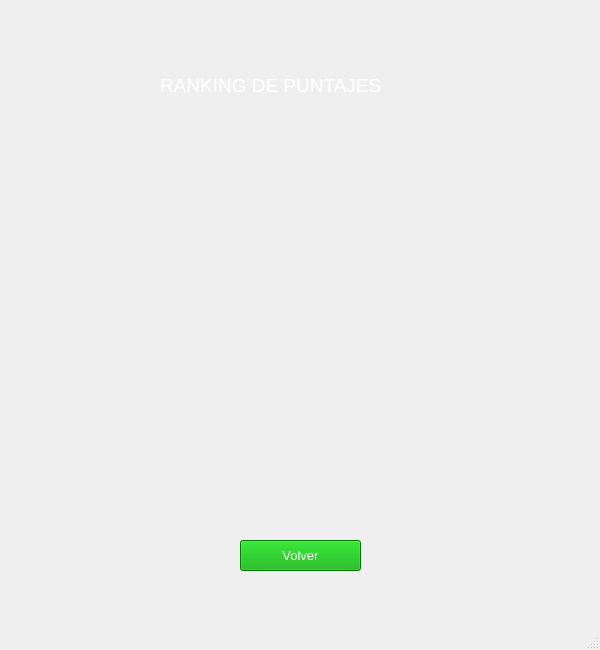
<?xml version="1.0" encoding="UTF-8"?>
<ui version="4.0">
 <class>VentanaRanking</class>
 <widget class="QMainWindow" name="VentanaRanking">
  <property name="geometry">
   <rect>
    <x>0</x>
    <y>0</y>
    <width>600</width>
    <height>650</height>
   </rect>
  </property>
  <property name="minimumSize">
   <size>
    <width>600</width>
    <height>650</height>
   </size>
  </property>
  <property name="maximumSize">
   <size>
    <width>600</width>
    <height>650</height>
   </size>
  </property>
  <property name="windowTitle">
   <string>MainWindow</string>
  </property>
  <widget class="QWidget" name="centralwidget">
   <widget class="QLabel" name="imagen_fondo">
    <property name="geometry">
     <rect>
      <x>0</x>
      <y>0</y>
      <width>600</width>
      <height>650</height>
     </rect>
    </property>
    <property name="autoFillBackground">
     <bool>false</bool>
    </property>
    <property name="text">
     <string/>
    </property>
    <property name="pixmap">
     <pixmap>../sprites/Fondos/fondoMenu.png</pixmap>
    </property>
    <property name="scaledContents">
     <bool>true</bool>
    </property>
    <property name="wordWrap">
     <bool>false</bool>
    </property>
   </widget>
   <widget class="QLabel" name="sol_fondo">
    <property name="geometry">
     <rect>
      <x>30</x>
      <y>40</y>
      <width>91</width>
      <height>81</height>
     </rect>
    </property>
    <property name="text">
     <string/>
    </property>
    <property name="pixmap">
     <pixmap>../sprites/Elementos de juego/sol.png</pixmap>
    </property>
    <property name="scaledContents">
     <bool>true</bool>
    </property>
   </widget>
   <widget class="QLabel" name="titulo_ranking">
    <property name="geometry">
     <rect>
      <x>160</x>
      <y>70</y>
      <width>451</width>
      <height>31</height>
     </rect>
    </property>
    <property name="font">
     <font>
      <family>MS Sans Serif</family>
      <pointsize>14</pointsize>
     </font>
    </property>
    <property name="autoFillBackground">
     <bool>false</bool>
    </property>
    <property name="styleSheet">
     <string notr="true">color: rgb(255, 255, 255);</string>
    </property>
    <property name="text">
     <string>RANKING DE PUNTAJES</string>
    </property>
    <property name="scaledContents">
     <bool>false</bool>
    </property>
   </widget>
   <widget class="QPushButton" name="boton_volver">
    <property name="geometry">
     <rect>
      <x>240</x>
      <y>540</y>
      <width>121</width>
      <height>31</height>
     </rect>
    </property>
    <property name="font">
     <font>
      <pointsize>10</pointsize>
     </font>
    </property>
    <property name="cursor">
     <cursorShape>PointingHandCursor</cursorShape>
    </property>
    <property name="styleSheet">
     <string notr="true">color: rgb(255, 255, 255);
background-color: rgb(0, 170, 0);</string>
    </property>
    <property name="text">
     <string>Volver</string>
    </property>
   </widget>
   <widget class="QLabel" name="nombre_uno">
    <property name="geometry">
     <rect>
      <x>30</x>
      <y>150</y>
      <width>201</width>
      <height>51</height>
     </rect>
    </property>
    <property name="font">
     <font>
      <pointsize>12</pointsize>
      <weight>75</weight>
      <bold>true</bold>
     </font>
    </property>
    <property name="styleSheet">
     <string notr="true">color: rgb(255, 255, 255);</string>
    </property>
    <property name="text">
     <string/>
    </property>
   </widget>
   <widget class="QLabel" name="nombre_dos">
    <property name="geometry">
     <rect>
      <x>30</x>
      <y>210</y>
      <width>201</width>
      <height>51</height>
     </rect>
    </property>
    <property name="font">
     <font>
      <pointsize>12</pointsize>
      <weight>75</weight>
      <bold>true</bold>
     </font>
    </property>
    <property name="styleSheet">
     <string notr="true">color: rgb(255, 255, 255);</string>
    </property>
    <property name="text">
     <string/>
    </property>
   </widget>
   <widget class="QLabel" name="nombre_tres">
    <property name="geometry">
     <rect>
      <x>30</x>
      <y>270</y>
      <width>201</width>
      <height>51</height>
     </rect>
    </property>
    <property name="font">
     <font>
      <pointsize>12</pointsize>
      <weight>75</weight>
      <bold>true</bold>
     </font>
    </property>
    <property name="styleSheet">
     <string notr="true">color: rgb(255, 255, 255);</string>
    </property>
    <property name="text">
     <string/>
    </property>
   </widget>
   <widget class="QLabel" name="nombre_cuatro">
    <property name="geometry">
     <rect>
      <x>30</x>
      <y>340</y>
      <width>201</width>
      <height>51</height>
     </rect>
    </property>
    <property name="font">
     <font>
      <pointsize>12</pointsize>
      <weight>75</weight>
      <bold>true</bold>
     </font>
    </property>
    <property name="styleSheet">
     <string notr="true">color: rgb(255, 255, 255);</string>
    </property>
    <property name="text">
     <string/>
    </property>
   </widget>
   <widget class="QLabel" name="nombre_cinco">
    <property name="geometry">
     <rect>
      <x>30</x>
      <y>400</y>
      <width>201</width>
      <height>51</height>
     </rect>
    </property>
    <property name="font">
     <font>
      <pointsize>12</pointsize>
      <weight>75</weight>
      <bold>true</bold>
     </font>
    </property>
    <property name="styleSheet">
     <string notr="true">color: rgb(255, 255, 255);</string>
    </property>
    <property name="text">
     <string/>
    </property>
   </widget>
   <widget class="QLabel" name="puntaje_dos">
    <property name="geometry">
     <rect>
      <x>330</x>
      <y>210</y>
      <width>201</width>
      <height>51</height>
     </rect>
    </property>
    <property name="font">
     <font>
      <pointsize>12</pointsize>
      <weight>75</weight>
      <bold>true</bold>
     </font>
    </property>
    <property name="styleSheet">
     <string notr="true">color: rgb(255, 255, 255);</string>
    </property>
    <property name="text">
     <string/>
    </property>
   </widget>
   <widget class="QLabel" name="puntaje_uno">
    <property name="geometry">
     <rect>
      <x>330</x>
      <y>150</y>
      <width>201</width>
      <height>51</height>
     </rect>
    </property>
    <property name="font">
     <font>
      <pointsize>12</pointsize>
      <weight>75</weight>
      <bold>true</bold>
     </font>
    </property>
    <property name="styleSheet">
     <string notr="true">color: rgb(255, 255, 255);</string>
    </property>
    <property name="text">
     <string/>
    </property>
   </widget>
   <widget class="QLabel" name="puntaje_tres">
    <property name="geometry">
     <rect>
      <x>330</x>
      <y>270</y>
      <width>201</width>
      <height>51</height>
     </rect>
    </property>
    <property name="font">
     <font>
      <pointsize>12</pointsize>
      <weight>75</weight>
      <bold>true</bold>
     </font>
    </property>
    <property name="styleSheet">
     <string notr="true">color: rgb(255, 255, 255);</string>
    </property>
    <property name="text">
     <string/>
    </property>
   </widget>
   <widget class="QLabel" name="puntaje_cinco">
    <property name="geometry">
     <rect>
      <x>330</x>
      <y>400</y>
      <width>201</width>
      <height>51</height>
     </rect>
    </property>
    <property name="font">
     <font>
      <pointsize>12</pointsize>
      <weight>75</weight>
      <bold>true</bold>
     </font>
    </property>
    <property name="styleSheet">
     <string notr="true">color: rgb(255, 255, 255);</string>
    </property>
    <property name="text">
     <string/>
    </property>
   </widget>
   <widget class="QLabel" name="puntaje_cuatro">
    <property name="geometry">
     <rect>
      <x>330</x>
      <y>340</y>
      <width>201</width>
      <height>51</height>
     </rect>
    </property>
    <property name="font">
     <font>
      <pointsize>12</pointsize>
      <weight>75</weight>
      <bold>true</bold>
     </font>
    </property>
    <property name="styleSheet">
     <string notr="true">color: rgb(255, 255, 255);</string>
    </property>
    <property name="text">
     <string/>
    </property>
   </widget>
  </widget>
  <widget class="QMenuBar" name="menubar">
   <property name="geometry">
    <rect>
     <x>0</x>
     <y>0</y>
     <width>600</width>
     <height>21</height>
    </rect>
   </property>
  </widget>
  <widget class="QStatusBar" name="statusbar"/>
 </widget>
 <resources/>
 <connections/>
</ui>
